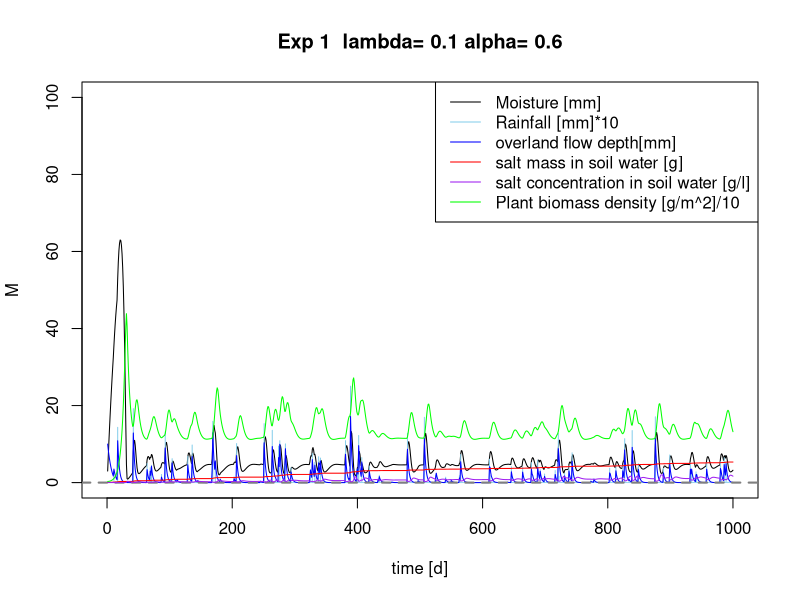
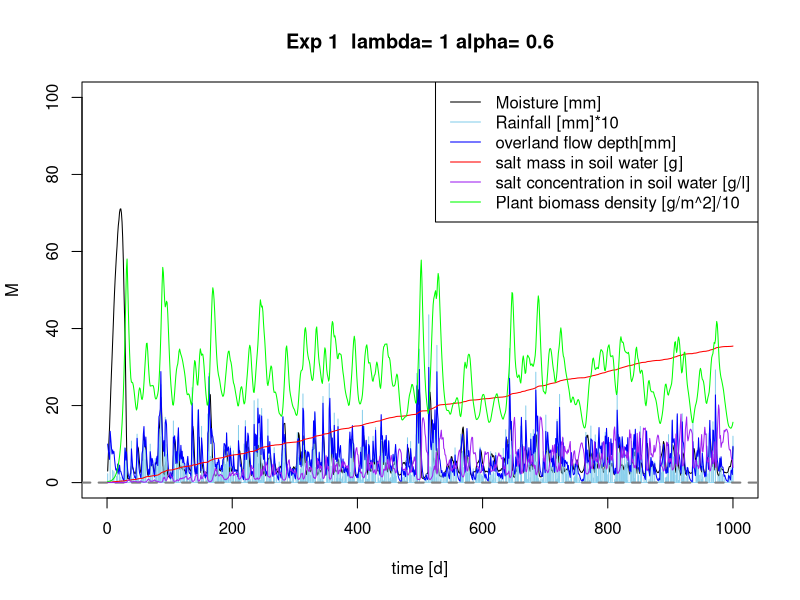
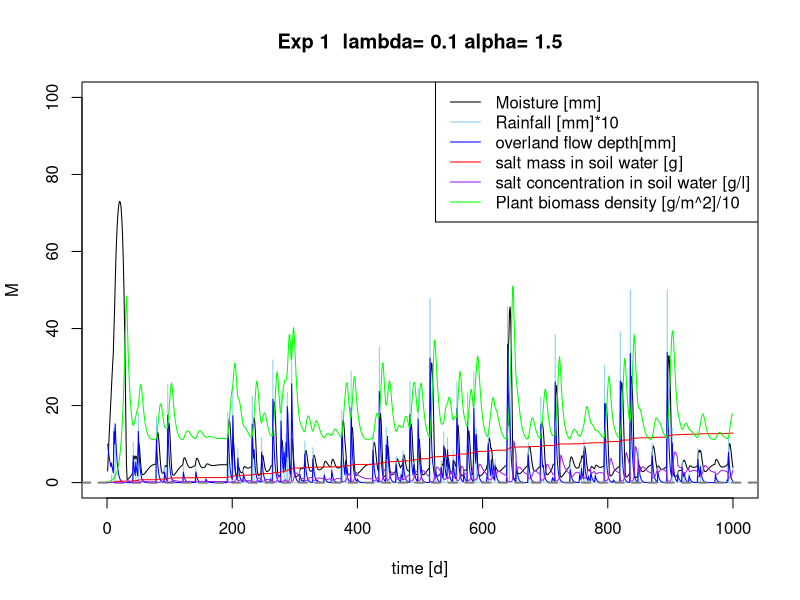
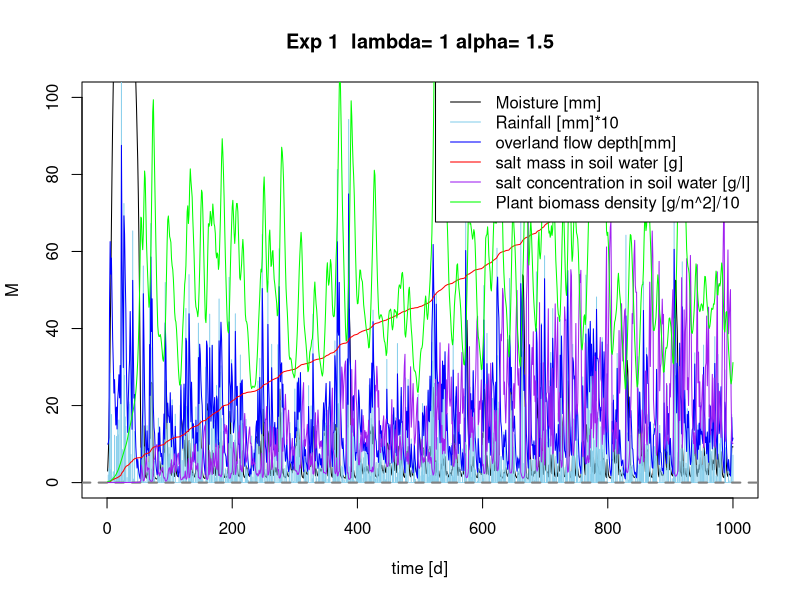
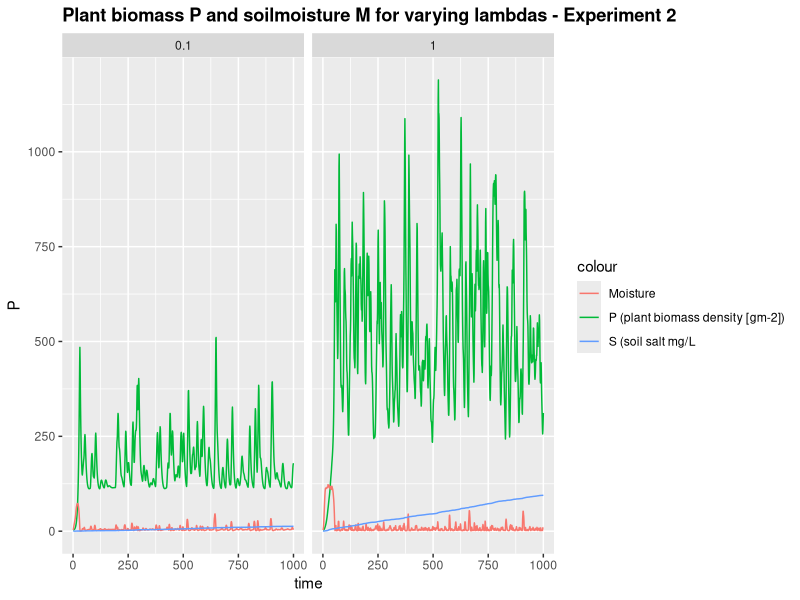
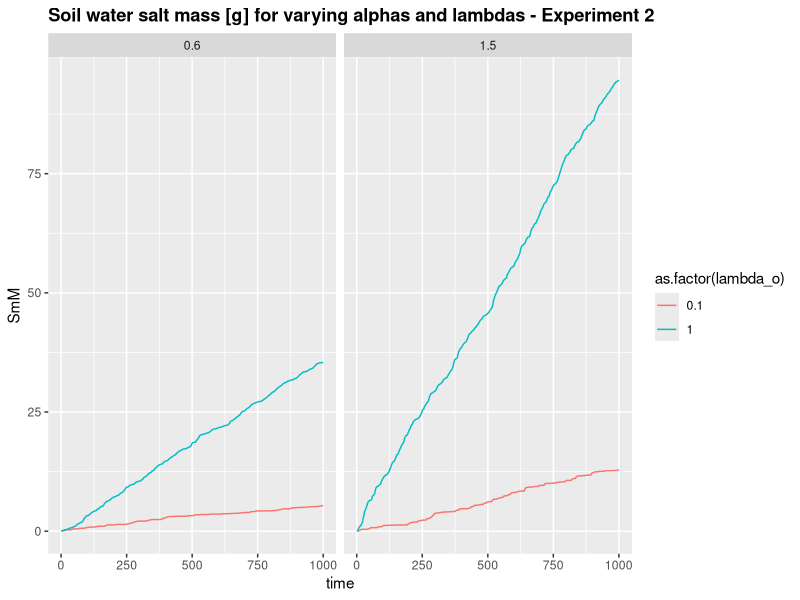
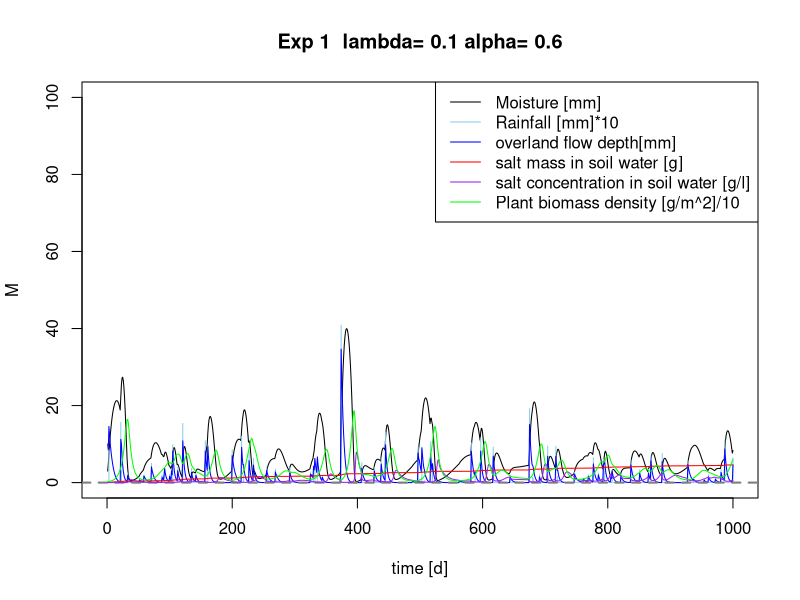
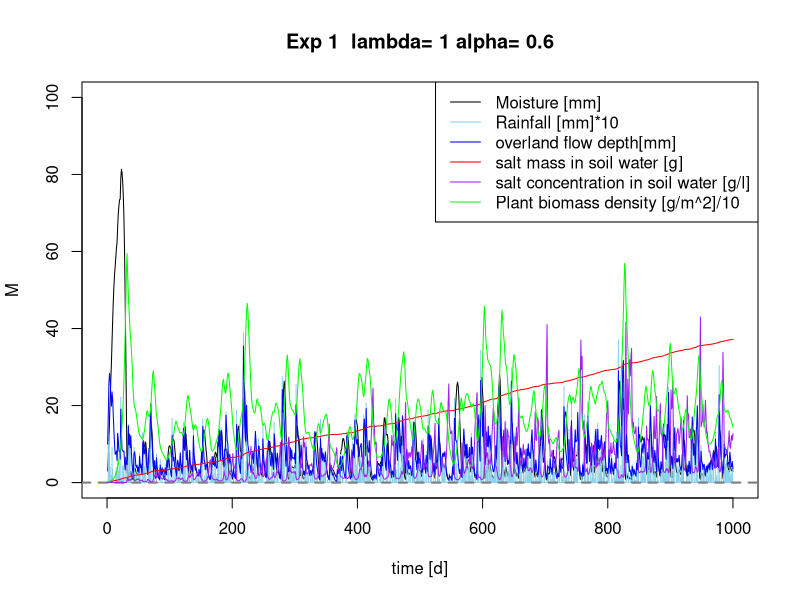

Recreate these plots in R, in order.
## ---- chunk 1

 # Sandy Clay Loam
    n<-0.367 # porosity
    # more soil variables for evaporation & losses
    # Hydraulic conductivity
    K_s<-52.08*10 # mm/day
    # campbell's b
    b<-6.4069 # neurotheta sandy clay loam
    # van Genuchten parameters
#     avg <- 0.0521
#     nvg <- 1.237
    s_fc<-0.2677/n # Field capacity
    # This is the bubbling pressure
    psi_s_bar<--1.2E-3 #
 
   h1bar =  -psi_s_bar 
   hb = psi_s_bar*-10^5
 

  Zmax =1000 # [cm] maximum GROUNDWATER DEPTH
  Z =1000 # [cm] actual groundwater depth 

# parameters describing the soil
  soilpar <- list(b = b, n = n, s_fc = s_fc, K_s = K_s, 
                psi_s_bar = psi_s_bar, h1bar = h1bar, hb = hb)
    #................................................
    # Vegetation 1 (Grass)
    # paspalum secateum F-I and R-I, 2004

    Zr = 400 # soil depth (cm)   Also Table 2...Fernandez-Illescas and Rodriguez-Iturbe...2001


 # parameters describing the root zone   
  vegpar <- list(Zr = Zr)


# parameters describing plant dynamics and salt features

  alpha_i=0.5 #maximum infiltration rate per day, http://www.fao.org/docrep/s8684e/s8684e0a.htm
         
  k=12 # Saco et al, 2013
  W0=0.2 # Saco et al, 2013
  gmax=0.05 # Saco et al, 2013
  k1=5 # Saco et al, 2013
  c=10  # Saco et al, 2013
  f= 0.4  # f is the soil salt leaching efficiency (whether some salt is retained)
  ConcConst = 0.01 # ConcConst is the concentration of the salt in the infiltrating water in g/l
  CM.gw = 0.1 # salt concentration in groundwater
  d=0.24 # fraction of plant mortality
  
  par <- list(alpha_i=alpha_i,k=k, W0=W0, gmax=gmax, k1=k1, c=c, f=f, ConcConst=ConcConst, CM.gw= CM.gw, d=d)
## ---- chunk 2
Infil <- function(h,P, par){
  
  I=par$alpha_i*h*(P+par$k*par$W0)/(P+par$k)
  
  return (I)
}
## ---- chunk 3

WU <- function(M,P,par){ 
# using Svir in here means scaling Svir back to M, easier to do at Svir in balances  
#  WU=par$gmax*((M*(1+Svir))/(((M*(1+Svir))+par$k1)))*P 
  WU=par$gmax*(M/((M+par$k1)))*P 
  
  return(WU)
}
## ---- chunk 4
Precip <- function(time,alpha,lambda,delta) {
  # generate a vector of times between rainfall events > delta
  f_P<-floor(rexp(time,lambda*exp(-delta/alpha))) # vector of times between rainfall occurrences (equation 4 & 8)
  # generate a binary vector from this (impulse function)
  binary.vec <- unlist(lapply(1:time,function(i) c(rep(0,f_P[i]),1)))
  R <- rexp(length(binary.vec),1/alpha)*binary.vec 
  return(R[1:time])
}
## ---- chunk 5
#******************************************
# based on Salvucci, 1993
L_n <- function(M,Z,Zmax,soilpar,vegpar) {
   Zr <- vegpar$Zr
   hb <- - soilpar$psi_s_bar*10^5 # (mm?)
   soilpar$s_fc <- (Z/hb)^(-1/soilpar$b)
   
   s=M/(soilpar$n*vegpar$Zr)
  
   psi = hb*s^-soilpar$b
 
#   hb <- hb*soilpar$n
#  hb_nd <- hb/psi # non-dim hb
   m=2 + 3/soilpar$b#5.64  # in Salvucci's paper it is called n, but I called it m here to not confuse it with porosity
   #m=3.3 # 3.3 for clay, 5.64 for silt-loam, 11.88 for sand-loam 


Znd <- Z/Zmax  # a non-dimensional Znd between 0 and 1 is defined, e.g. Zmax=10 m, Z= 1 m, Znd=0.1


#non-dimensional form of the flow rate equation  #nd flow rate
# qtot <- -soilpar$K_s*((z/hb)^(-n)-(s^-soilpar$b)^(-n))/(1+(s^-soilpar$b)^        (-n)+(n-1)*(z/hb)^(-n))/(soilpar$n*vegpar$Zr)

q <-((Z/hb)^(-m)-(psi/hb)^(-m))/(1+(psi/hb)^(-m)+(m-1)*(Z/hb)^(-m))#/(soilpar$n*Zr) # 
#q <-((((Znd/hb_nd)^-m)-((psi/hb)^-m))/((1+((psi/hb)^-m))+((m-1)*((Znd/hb_nd#)^-m)))) # 
# q <-((((Znd/hb_nd)^-m)-((psi/hb)^-m))/((1+((psi/hb)^-m))+((m-1)*((Znd/hb_nd)^-m)))) # 

# Mass flux
#browser()
flux <- soilpar$K_s*q
#flux<-ifelse(s<soilpar$s_fc, abs(flux), -abs(flux))


return(flux)
}



## ---- chunk 6

Gr <- function(M,P,par) { 
  
  Gr = par$c*WU(M,P,par)
  
  return(Gr)
}
## ---- chunk 7
Mo <- function(P,M,Svir,par) {
  # needs to be M/Svir because both are "large" numbers
  # you want a number ~1 for multiplication, or <0.1 for addition
  Mo = P*(par$d*(M/Svir))
  
  return(Mo)

}
## ---- chunk 8
balances <- function(Rain, par, plotit=T,
                      soilpar,
                      vegpar){
   

  
# Storage vectors for the daily steps are initialized.

   M <- rep(0,length(Rain)) # soil moisture [mm]
   h <- rep(0,length(Rain)) # infiltration depth [mm]
   P <- rep(0,length(Rain)) #biomass density []
   CM<- rep(0,length(Rain)) # Salt concentration in soil water in g/L or g/mm
   SmI<- rep(0,length(Rain)) # Salt mass in infiltrating water [g]
   SmM <- rep(0,length(Rain)) # Salt mass in soil water [g]
   In <- rep(0,length(Rain)) # infiltration [mm]

   Svir <- rep(0,length(Rain)) # virtual saturation
   flux<- rep(0,length(Rain)) # drainage and capillary rise flux, according to sign



# Initial values to start the simulation.

   
   M[1] <- 3
   h[1] <- 10 
   P[1] <- 3
   CM[1]<- 0
   Svir[1] <- M[1]



# We decided to split the numerical calculations for the daily into 12 substeps.

   deltat <- 12 # split in 12 increments

  
# Storage vectors for the substeps are initialized.

   M_sub <- rep(0,deltat)
   h_sub <- rep(0,deltat)
   I_sub <- rep(0,deltat)
   #Q_sub <- rep(0,deltat)
   WU_sub <-rep(0,deltat) # Water uptake in mm
   P_sub <- rep(0,deltat) 
   Gr_sub <- rep(0,deltat) # Growth of biomass
   Mo_sub<- rep(0,deltat) # Mortality of biomass
   SmI_sub <- rep(0,deltat) 
   SmM_sub<- rep(0,deltat) 
   CM_sub<- rep(0,deltat) 
  Svir_sub <- rep(0,deltat) # virtual saturation

   flux_sub<-rep(0,deltat) # calculates leakage loss without evaporation loss

   U_salt <-rep(0,deltat)
   L_salt <-rep(0,deltat)


  
   timeincr= 1/deltat
   
  for (t in 2:length(Rain)){
    
    for (tt in 1:(deltat-1)) {
      
      h.old <- ifelse(tt==1,h[t-1],h_sub[tt])
      P.old <- ifelse(tt==1,P[t-1],P_sub[tt])
      M.old <- ifelse(tt==1,M[t-1],M_sub[tt])
      SmI.old <-ifelse(tt==1,SmI[t-1],SmI_sub[tt])
      CM.old <-ifelse(tt==1,CM[t-1],CM_sub[tt])
      Svir.old <-ifelse(tt==1,Svir[t-1],Svir_sub[tt])


# Balance for water depth on soil

h_sub[tt+1] <- h.old + ifelse(tt==1,(10*Rain[t]),0) - Infil(h.old, P.old,par)*timeincr #- Ep*timeincr

# Infiltration

      I_sub[tt] <- Infil(h.old, P.old,par)*timeincr

#  1. Update soil moisture with infiltration

      M_sub[tt + 1] <- M.old + I_sub[tt]      
      
# Now do all plant uptake and growth
# water uptake by plants: include infiltration in available water

      WU_sub[tt] <- WU(M=Svir.old,P.old,par)*timeincr 
      
      # growth rate
      Gr_sub[tt] <- Gr(M=Svir.old, P.old,par)*timeincr 
      # Mortality
      Mo_sub[tt]<- Mo(P.old,M=M.old, Svir=Svir.old, par)*timeincr
      # calculate plant biomass balance
      P_sub[tt + 1] <- P.old + Gr_sub[tt]- Mo_sub[tt] 
      
      
# re-calculate water balance
# 2. before leaching
      M_sub[tt + 1] <- M.old + I_sub[tt] - WU_sub[tt] #- L_sub[tt] 

# Calculate salt concentration in the soil

 # 3. calculate leaching and capillary rise amount
  flux_sub[tt+1]<-do.call(L_n,list(M=M_sub[tt+1],Z=Z, Zmax=Zmax,soilpar=soilpar,vegpar=vegpar))

# 4. final adjust soil moisture for leaching or capillary rise
 
   M_sub[tt + 1] <-  M_sub[tt + 1] + flux_sub[tt+1]*timeincr


# calculate saltbalance

# Salt leaching
    L_salt[tt+1] <- ifelse(flux_sub[tt+1]<0, par$f*CM_sub[tt+1]*flux_sub[tt+1]*timeincr,0) # leaching of salt

# salt uplfow
    U_salt[tt+1] <- ifelse(flux_sub[tt+1]>0, par$CM.gw*flux_sub[tt+1]*timeincr,0) # rise of salt

# salt mass coming in with infiltration
      SmI_sub[tt+1]<- SmI.old + I_sub[tt]*par$ConcConst 

#salt mass in soil
      SmM_sub[tt+1] <- SmI_sub[tt+1] + U_salt[tt+1] - L_salt[tt+1]

# salt concentration in soil
   CM_sub[tt+1]<- SmM_sub[tt+1]/M_sub[tt+1]
    
# Virtual saturation (Shah et al., 2012), here in [mm] to be in the same unit as M
    Svir_sub[tt + 1]<-soilpar$n*vegpar$Zr*((soilpar$h1bar)^(1/soilpar$b))*
                     ((soilpar$h1bar)*(M_sub[tt + 1]/
                       (soilpar$n*vegpar$Zr))^(-soilpar$b)
                       +(3.6*CM_sub[tt + 1]))^(-1/soilpar$b)

    } 
  
# Aggregating the substep results to daily values.

    P[t] = P_sub[deltat]
    M[t] = M_sub[deltat]
    h[t] = h_sub[deltat]
    CM[t] = CM_sub[deltat]
    SmM[t] = SmM_sub[deltat] 
    SmI[t]=SmI_sub[deltat]
    In[t]= sum(I_sub)
    flux[t] = sum(flux_sub)
    Svir[t] = Svir_sub[deltat]

}


# Plotting
 
if (plotit==T) {  
  plot(M, type="l",ylim=c(0,100),xlim=c(0,time),xlab=("time [d]"), main=paste("Exp 1  lambda=", lambda[j],"alpha=", alpha[i]))
  points(Rain*10, type="h", col="skyblue")
   
    lines(h,type="l", col="blue")
    abline(h=0, col="Gray50",lwd=2,lty=2)

    lines(SmM,type="l", col="red")
    lines(CM,type="l", col="purple")
    lines(P/10,type="l", col="green")

  legend("topright",cex=1, pt.cex=0.4, c("Moisture [mm]","Rainfall [mm]*10","overland flow depth[mm] ","salt mass in soil water [g]", "salt concentration in soil water [g/l]", "Plant biomass density [g/m^2]/10"),
          col=c("black","skyblue","blue","red","purple","green"),lty=1)
 

}

Out <- data.frame(P=P,M=M,h=h, CM=CM, SmM=SmM, In=In, flux=flux, Svir=Svir)
return(Out)
}
## ---- chunk 9
alpha <- c(0.6,1.5) 
lambda <- c(0.1,1)

Store <- list()
sub_store <- list()
time <- 1000
delta <- 0
set.seed(1000)
## ---- chunk 10
#source("Rainfall.R")


for (i in 1:length(alpha)) {
  
for (j in 1:length(lambda)) {
    # generate the rainfall
    Rain <- Precip(time,alpha[i],lambda[j],delta)
    Rainlist <- data.frame(Precip(time,alpha[i],lambda[j],delta)) 
    
    sub_store[[j]] <-data.frame(alpha_o=rep(alpha[i],time),
                                lambda_o=rep(lambda[j],time),
                                balances(Rain,plotit=T, par=par,
                                soilpar, vegpar))
  }
  Store[[i]] <- sub_store
}
## ---- chunk 11
require(ggplot2)
lambda_sum <- do.call(rbind,Store[][[2]])
lambda_sum$time <- rep(1:time,length(lambda))

pl <- ggplot(lambda_sum,aes(x=time,y=P, colour="P (plant biomass density [gm-2])")) + geom_line()
pl  <- pl + geom_line(aes(x=time,y=M, colour="Moisture"))  
pl <- pl +  facet_wrap(~lambda_o)   #, colour=lambda_o (put this in aes-brackets) 
pl  + ggtitle("Plant biomass P and soilmoisture M for varying lambdas - Experiment 2") +  geom_line(aes(x=time, y=SmM, colour= "S (soil salt mg/L")) + theme(plot.title = element_text(lineheight=.8, face="bold"))
## ---- chunk 12
lambda_sum_all <- do.call(rbind,do.call(rbind,Store))
lambda_sum_all$time <- rep(rep(1:time,length(lambda)),length(alpha))


pa <- ggplot(lambda_sum_all,aes(x=time,y=SmM,col=as.factor(lambda_o))) + geom_line(linetype=1) 
# pa <- pa + + scale_color_gradient(low="blue", high="red")
pa <- pa  + facet_wrap(~alpha_o) + ggtitle("Soil water salt mass [g] for varying alphas and lambdas - Experiment 2") + theme(plot.title = element_text(lineheight=.8, face="bold"))
pa  
## ---- chunk 13

Z1P<- lambda_sum$P
Z1M <-lambda_sum$M
Z1SmM<-lambda_sum$SmM
Z1CM<-lambda_sum$CM

## ---- chunk 14
#source("Rainfall.R")

Z = 2500

for (i in 1:length(alpha)) {
  
for (j in 1:length(lambda)) {
    # generate the rainfall
    Rain <- Precip(time,alpha[i],lambda[j],delta)
    Rainlist <- data.frame(Precip(time,alpha[i],lambda[j],delta)) 
    
    sub_store[[j]] <-data.frame(alpha_o=rep(alpha[i],time),
                                lambda_o=rep(lambda[j],time),
                                balances(Rain,plotit=T, par=par,
                                soilpar, vegpar))
  }
  Store[[i]] <- sub_store
}
## ---- chunk 15
require(ggplot2)
lambda_sum <- do.call(rbind,Store[][[2]])
lambda_sum$time <- rep(1:time,length(lambda))

pl <- ggplot(lambda_sum,aes(x=time,y=P, colour="P (plant biomass density [gm-2])")) + geom_line()
pl  <- pl + geom_line(aes(x=time,y=M, colour="Moisture"))  
pl <- pl +  facet_wrap(~lambda_o)   #, colour=lambda_o (put this in aes-brackets) 
pl  + ggtitle("Plant biomass P and soilmoisture M for varying lambdas - Experiment 2") +  geom_line(aes(x=time, y=SmM, colour= "S (soil salt mg/L")) + theme(plot.title = element_text(lineheight=.8, face="bold"))
## ---- chunk 16
lambda_sum_all <- do.call(rbind,do.call(rbind,Store))
lambda_sum_all$time <- rep(rep(1:time,length(lambda)),length(alpha))


pa <- ggplot(lambda_sum_all,aes(x=time,y=SmM,col=as.factor(lambda_o))) + geom_line(linetype=1) 
# pa <- pa + + scale_color_gradient(low="blue", high="red")
pa <- pa  + facet_wrap(~alpha_o) + ggtitle("Soil water salt mass [g] for varying alphas and lambdas - Experiment 2") + theme(plot.title = element_text(lineheight=.8, face="bold"))
pa  
## ---- chunk 17

Z2P<- lambda_sum$P
Z2M <-lambda_sum$M
Z2SmM<-lambda_sum$SmM
Z2CM<-lambda_sum$CM

## ---- chunk 18
#source("Rainfall.R")
Z = 5000

for (i in 1:length(alpha)) {
  
for (j in 1:length(lambda)) {
    # generate the rainfall
    Rain <- Precip(time,alpha[i],lambda[j],delta)
    Rainlist <- data.frame(Precip(time,alpha[i],lambda[j],delta)) 
    
    sub_store[[j]] <-data.frame(alpha_o=rep(alpha[i],time),
                                lambda_o=rep(lambda[j],time),
                                balances(Rain,plotit=T, par=par,
                                soilpar, vegpar))
  }
  Store[[i]] <- sub_store
}
## ---- chunk 19
require(ggplot2)
lambda_sum <- do.call(rbind,Store[][[2]])
lambda_sum$time <- rep(1:time,length(lambda))

pl <- ggplot(lambda_sum,aes(x=time,y=P, colour="P (plant biomass density [gm-2])")) + geom_line()
pl  <- pl + geom_line(aes(x=time,y=M, colour="Moisture"))  
pl <- pl +  facet_wrap(~lambda_o)   #, colour=lambda_o (put this in aes-brackets) 
pl  + ggtitle("Plant biomass P and soilmoisture M for varying lambdas - Experiment 2") +  geom_line(aes(x=time, y=SmM, colour= "S (soil salt mg/L")) + theme(plot.title = element_text(lineheight=.8, face="bold"))
## ---- chunk 20
lambda_sum_all <- do.call(rbind,do.call(rbind,Store))
lambda_sum_all$time <- rep(rep(1:time,length(lambda)),length(alpha))


pa <- ggplot(lambda_sum_all,aes(x=time,y=SmM,col=as.factor(lambda_o))) + geom_line(linetype=1) 
# pa <- pa + + scale_color_gradient(low="blue", high="red")
pa <- pa  + facet_wrap(~alpha_o) + ggtitle("Soil water salt mass [g] for varying alphas and lambdas - Experiment 2") + theme(plot.title = element_text(lineheight=.8, face="bold"))
pa  
## ---- chunk 21

Z3P<- lambda_sum$P
Z3M <-lambda_sum$M
Z3SmM<-lambda_sum$SmM
Z3CM<-lambda_sum$CM

## ---- chunk 22
par(mfrow = c(1,3))
summary(Z1P) # Plant biomass Z=100
summary(Z2P) # Plant biomass Z=250
summary(Z3P) # Plant biomass Z=500

summary(Z1M) # soil moisture Z=100
summary(Z2M) # soil moisture Z=250
summary(Z3M) # soil moisture Z=500

summary(Z1SmM) # soil salt mass Z=100
summary(Z2SmM) # soil salt mass Z=250
summary(Z3SmM) # soil salt mass Z=500

summary(Z1CM) # soil salt concentration Z=100
summary(Z2CM) # soil salt concentration Z=250
summary(Z3CM) # soil salt concentration Z=500
## ---- chunk 23

par(mfrow = c(1,3))
hist(Z1P, breaks=10, main = 'Plant biomass Z=100')
hist(Z2P, breaks=10, main = 'Plant biomass Z=250')
hist(Z3P, breaks=10, main = 'Plant biomass Z=500')

hist(Z1M, breaks=10,main="Soil moisture Z=100")
hist(Z2M, breaks=10,main="Soil moisture Z=250")
hist(Z3M, breaks=10,main="Soil moisture Z=500")

hist(Z1SmM, breaks=10,main="soil salt mass Z=100")
hist(Z2SmM, breaks=10,main="soil salt mass Z=250")
hist(Z3SmM, breaks=10,main="soil salt mass Z=500")


hist(Z1CM, breaks=10, main="Salt concentration in soil Z=100")
hist(Z2CM, breaks=10, main="Salt concentration in soil Z=250")
hist(Z3CM, breaks=10, main="Salt concentration in soil Z=500")

## ---- chunk 24
wilcox.test(Z1M,Z2M) # soil moisture
wilcox.test(Z2M,Z3M) # soil moisture
wilcox.test(Z1M,Z3M) # soil moisture

wilcox.test(Z1P,Z2P) # Plant biomass
wilcox.test(Z2P,Z3P) # Plant biomass
wilcox.test(Z1P,Z3P) # Plant biomass

wilcox.test(Z1SmM,Z2SmM) # soil salt mass
wilcox.test(Z2SmM,Z3SmM) # soil salt mass
wilcox.test(Z1SmM,Z3SmM) # soil salt mass

wilcox.test(Z1CM,Z2CM) # salt conc
wilcox.test(Z2CM,Z3CM) # salt conc
wilcox.test(Z1CM,Z3CM) # salt conc

